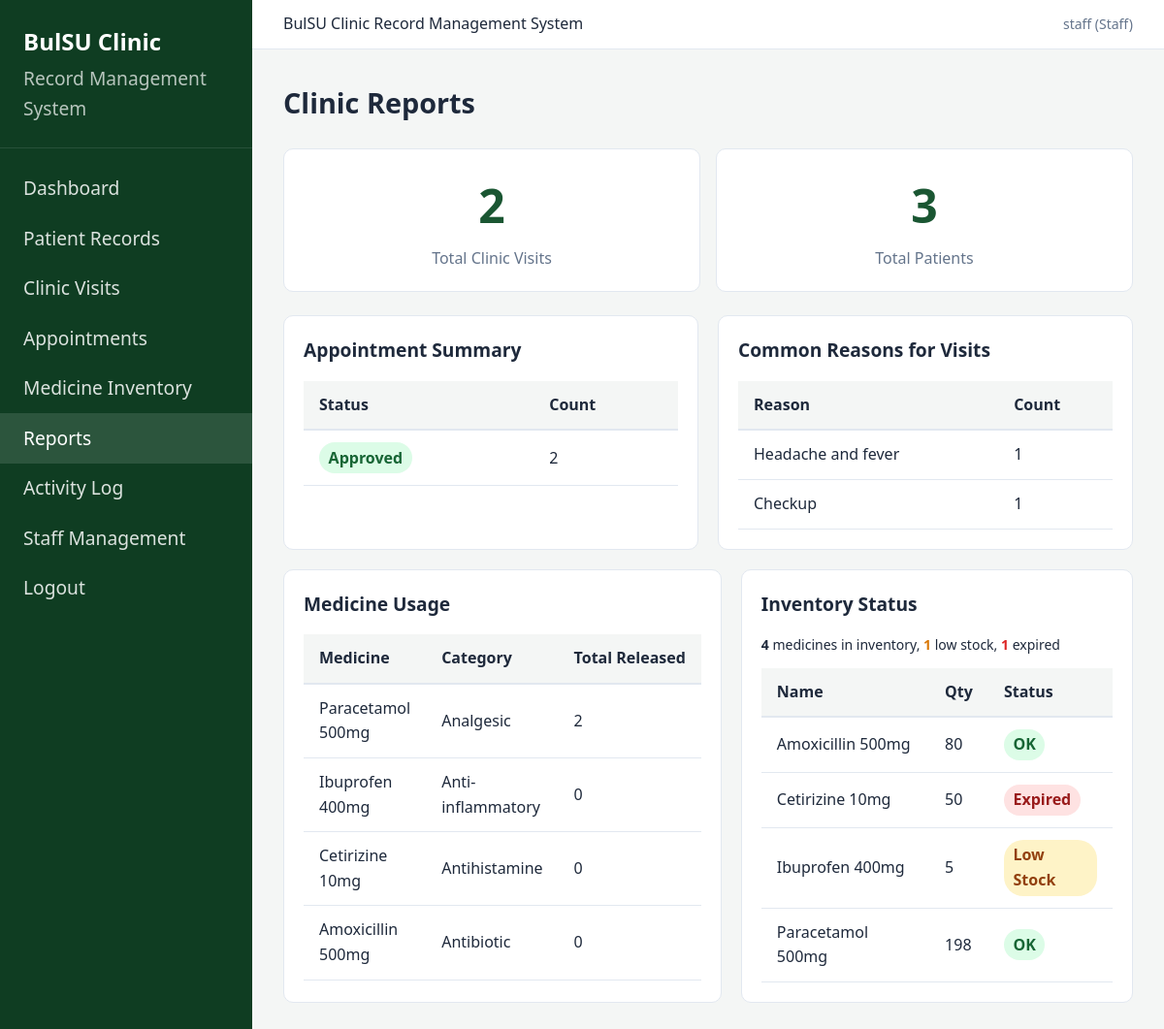
/reports/ (signed in), run on the app's committed database.
### tables this page shows
CREATE TABLE appointments (
            id INTEGER PRIMARY KEY AUTOINCREMENT,
            patient_id INTEGER NOT NULL,
            appointment_date TEXT NOT NULL,
            appointment_time TEXT NOT NULL,
            reason TEXT NOT NULL,
            status TEXT DEFAULT 'pending' CHECK(status IN (
                'pending', 'approved', 'rejected', 'completed', 'cancelled'
            )),
            staff_notes TEXT,
            created_at TEXT DEFAULT CURRENT_TIMESTAMP,
            updated_at TEXT DEFAULT CURRENT_TIMESTAMP,
            FOREIGN KEY (patient_id) REFERENCES patients(id) ON DELETE CASCADE
        );

CREATE TABLE clinic_visits (
            id INTEGER PRIMARY KEY AUTOINCREMENT,
            patient_id INTEGER NOT NULL,
            staff_id INTEGER,
            visit_date TEXT NOT NULL,
            visit_time TEXT NOT NULL,
            reason TEXT NOT NULL,
            vital_signs TEXT,
            assessment TEXT,
            treatment TEXT,
            notes TEXT,
            created_at TEXT DEFAULT CURRENT_TIMESTAMP, symptoms TEXT,
            FOREIGN KEY (patient_id) REFERENCES patients(id) ON DELETE CASCADE,
            FOREIGN KEY (staff_id) REFERENCES users(id) ON DELETE SET NULL
        );

CREATE TABLE medicines (
            id INTEGER PRIMARY KEY AUTOINCREMENT,
            name TEXT NOT NULL,
            category TEXT,
            quantity INTEGER DEFAULT 0,
            expiration_date TEXT,
            created_at TEXT DEFAULT CURRENT_TIMESTAMP,
            updated_at TEXT DEFAULT CURRENT_TIMESTAMP
        );

### controllers/report_controller.py (the view)
@report_bp.route("/")
@staff_required
def index():
    data = {
        "total_visits": ClinicVisitModel.count(),
        "total_patients": PatientModel.count(),
        "appointment_summary": AppointmentModel.status_summary(),
        "common_reasons": ClinicVisitModel.common_reasons(),
        "medicine_usage": MedicineModel.usage_summary(),
        "low_stock": MedicineModel.get_low_stock(),
        "expired": MedicineModel.get_expired(),
        "medicines": MedicineModel.get_all(),
    }
    return render_template("staff/reports.html", **data)

### models/appointment.py (called while the page is built)
    @staticmethod
    def status_summary():
        conn = get_db()
        rows = conn.execute(
            """
            SELECT status, COUNT(*) as count
            FROM appointments GROUP BY status
            """
        ).fetchall()
        conn.close()
        return {row["status"]: row["count"] for row in rows}

### models/clinic_visit.py (called while the page is built)
    @staticmethod
    def count():
        conn = get_db()
        count = conn.execute("SELECT COUNT(*) as total FROM clinic_visits").fetchone()["total"]
        conn.close()
        return count

    @staticmethod
    def common_reasons(limit=5):
        conn = get_db()
        rows = conn.execute(
            """
            SELECT reason, COUNT(*) as count
            FROM clinic_visits GROUP BY reason
            ORDER BY count DESC LIMIT ?
            """,
            (limit,),
        ).fetchall()
        conn.close()
        return [dict(row) for row in rows]

### models/database.py (called while the page is built)
def get_db():
    conn = sqlite3.connect(Config.DATABASE)
    conn.row_factory = sqlite3.Row
    conn.execute("PRAGMA foreign_keys = ON")
    return conn

### models/medicine.py (called while the page is built)
    @staticmethod
    def get_all():
        conn = get_db()
        rows = conn.execute("SELECT * FROM medicines ORDER BY name").fetchall()
        conn.close()
        return [dict(row) for row in rows]

    @staticmethod
    def get_low_stock():
        conn = get_db()
        rows = conn.execute(
            "SELECT * FROM medicines WHERE quantity <= ? ORDER BY quantity",
            (Config.LOW_STOCK_THRESHOLD,),
        ).fetchall()
        conn.close()
        return [dict(row) for row in rows]

    @staticmethod
    def get_expired():
        conn = get_db()
        today = date.today().isoformat()
        rows = conn.execute(
            """
            SELECT * FROM medicines
            WHERE expiration_date != '' AND expiration_date < ?
            ORDER BY expiration_date
            """,
            (today,),
        ).fetchall()
        conn.close()
        return [dict(row) for row in rows]

    @staticmethod
    def usage_summary():
        conn = get_db()
        rows = conn.execute(
            """
            SELECT m.name, m.category, COALESCE(SUM(mr.quantity), 0) as total_released
            FROM medicines m
            LEFT JOIN medicine_releases mr ON m.id = mr.medicine_id
            GROUP BY m.id ORDER BY total_released DESC
            """
        ).fetchall()
        conn.close()
        return [dict(row) for row in rows]

### views/templates/staff/reports.html (shortened to what this page needs)
{% extends "base.html" %}
{% block content %}
<div class="page-header">
    <h1>Clinic Reports</h1>
</div>
<div class="stats-grid">
    <div class="stat-card">
        <div class="stat-value">{{ total_visits }}</div>
        <div class="stat-label">Total Clinic Visits</div>
    </div>
    <div class="stat-card">
        <div class="stat-value">{{ total_patients }}</div>
        <div class="stat-label">Total Patients</div>
    </div>
</div>
<div class="grid-2">
    <div class="card">
        <div class="card-title">Appointment Summary</div>
        {% if appointment_summary %}
        <div class="table-wrap">
            <table>
                <thead><tr><th>Status</th><th>Count</th></tr></thead>
                <tbody>
                    {% for status, count in appointment_summary.items() %}
                    <tr>
                        <td><span class="badge badge-{{ status }}">{{ status|capitalize }}</span></td>
                        <td>{{ count }}</td>
                    </tr>
                    {% endfor %}
                </tbody>
            </table>
        </div>
        {% else %}
        <p class="empty-state">No appointment data.</p>
        {% endif %}
    </div>
    <div class="card">
        <div class="card-title">Common Reasons for Visits</div>
        {% if common_reasons %}
        <div class="table-wrap">
            <table>
                <thead><tr><th>Reason</th><th>Count</th></tr></thead>
                <tbody>
                    {% for r in common_reasons %}
                    <tr><td>{{ r.reason }}</td><td>{{ r.count }}</td></tr>
                    {% endfor %}
                </tbody>
            </table>
        </div>
        {% else %}
        <p class="empty-state">No visit data.</p>
        {% endif %}
    </div>
</div>
<div class="grid-2">
    <div class="card">
        <div class="card-title">Medicine Usage</div>
        {% if medicine_usage %}
        <div class="table-wrap">
            <table>
                <thead><tr><th>Medicine</th><th>Category</th><th>Total Released</th></tr></thead>
                <tbody>
                    {% for m in medicine_usage %}
                    <tr><td>{{ m.name }}</td><td>{{ m.category or '—' }}</td><td>{{ m.total_released }}</td></tr>
                    {% endfor %}
                </tbody>
            </table>
        </div>
        {% else %}
        <p class="empty-state">No medicine usage data.</p>
        {% endif %}
    </div>
    <div class="card">
        <div class="card-title">Inventory Status</div>
        <p style="font-size:0.875rem;margin-bottom:0.75rem;">
            <strong>{{ medicines|length }}</strong> medicines in inventory,
            <strong style="color:var(--warning);">{{ low_stock|length }}</strong> low stock,
            <strong style="color:var(--danger);">{{ expired|length }}</strong> expired
        </p>
        <div class="table-wrap">
            <table>
                <thead><tr><th>Name</th><th>Qty</th><th>Status</th></tr></thead>
                <tbody>
                    {% for m in medicines %}
                    <tr>
                        <td>{{ m.name }}</td>
                        <td>{{ m.quantity }}</td>
                        <td>
                            {% if m in expired %}
                            <span class="badge badge-rejected">Expired</span>
                            {% elif m in low_stock %}
                            <span class="badge badge-pending">Low Stock</span>
                            {% else %}
                            <span class="badge badge-approved">OK</span>
                            {% endif %}
                        </td>
                    </tr>
                    {% endfor %}
                </tbody>
            </table>
        </div>
    </div>
</div>
{% endblock %}

### views/static/css/style.css (style rules this page uses)
:root { --primary: #1a5632; --primary-dark: #0f3d22; --primary-light: #2d7a4a; --accent: #c8a415; --bg: #f4f6f5; --card: #ffffff; --text: #1e293b; --muted: #64748b; --border: #e2e8f0; --danger: #dc2626; --warning: #d97706; --success: #16a34a; --info: #2563eb; }
* { box-sizing: border-box; margin: 0; padding: 0; }
body { font-family: 'Segoe UI', Tahoma, Geneva, Verdana, sans-serif; background: var(--bg); color: var(--text); line-height: 1.6; }
.page-header { margin-bottom: 1.5rem; display: flex; justify-content: space-between; align-items: center; flex-wrap: wrap; gap: 1rem; }
.page-header h1 { font-size: 1.8rem; font-weight: 700; }
.card { background: var(--card); border: 1px solid var(--border); border-radius: 10px; padding: 1.25rem; margin-bottom: 1.25rem; }
.card-title { font-size: 1.2rem; font-weight: 600; margin-bottom: 1rem; color: var(--text); }
.stats-grid { display: grid; grid-template-columns: repeat(auto-fit, minmax(200px, 1fr)); gap: 1rem; margin-bottom: 1.5rem; }
.stat-card { background: var(--card); border: 1px solid var(--border); border-radius: 10px; padding: 1.25rem; text-align: center; }
.stat-card .stat-value { font-size: 3rem; font-weight: 700; color: var(--primary); }
.stat-card .stat-label { font-size: 1rem; color: var(--muted); margin-top: 0.25rem; }
.table-wrap { overflow-x: auto; }
table { width: 100%; border-collapse: collapse; font-size: 1rem; }
thead th { background: var(--bg); padding: 0.75rem 1rem; text-align: left; font-weight: 600; border-bottom: 2px solid var(--border); white-space: nowrap; }
tbody td { padding: 0.75rem 1rem; border-bottom: 1px solid var(--border); vertical-align: middle; }
.badge { display: inline-block; padding: 0.2rem 0.6rem; border-radius: 20px; font-size: 1rem; font-weight: 600; }
.badge-pending { background: #fef3c7; color: #92400e; }
.badge-approved { background: #dcfce7; color: #166534; }
.badge-rejected { background: #fee2e2; color: #991b1b; }
.grid-2 { display: grid; grid-template-columns: 1fr 1fr; gap: 1.25rem; }

### data on the page
appointments: status "Approved", count "2"
clinic_visits: reason "Headache and fever", count "1"
clinic_visits: reason "Checkup", count "1"
medicines: name "Paracetamol 500mg", category "Analgesic", total_released "2", quantity "198", shows "OK"
medicines: name "Ibuprofen 400mg", category "Anti-inflammatory", total_released "0", quantity "5", shows "Low Stock"
medicines: name "Cetirizine 10mg", category "Antihistamine", total_released "0", quantity "50", shows "Expired"
medicines: name "Amoxicillin 500mg", category "Antibiotic", total_released "0", quantity "80", shows "OK"

### other printed values
{{ session.get('username') }} "staff"
{{ total_visits }} "2"
{{ total_patients }} "3"
{{ medicines|length }} "4"
{{ low_stock|length }} "1"
{{ expired|length }} "1"
